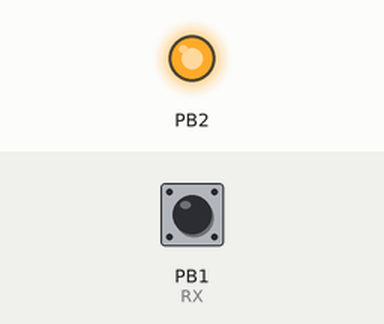
A program run on a simulated ATtiny84, built with avr-gcc and emulated at 8 MHz. Shown: output pins drawn as LEDs (lit = HIGH). Inputs (shaded band) come from the test bench; at power-on: PB1 (RX) HIGH. Pins used as bus, display or sensor lines are not drawn.

Above: at 0.1 s.
Timing chart, 0 to 1.6 s (numbered marks = the images above):
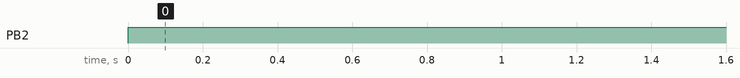

The program:

main.c
```c
#define F_CPU 8000000UL

#include<avr/io.h>
#include<avr/interrupt.h>
#include<util/delay.h>
#include "software_serial.h"

int main()
{
  CLKPR = (1 << CLKPCE);
  CLKPR = (0 << CLKPS3) | (0 << CLKPS2) | (0 << CLKPS1) | (0 << CLKPS0);

  init_serial();

  DDRB |= (1 << PB2);
  PORTB |= (1 << PB2);

  while(1){

    _delay_ms(1000);

    if(can_write())
    {
      send_byte('0');
    }

    if(can_read())
    {
      if(read_byte() == '0')
      {
        PORTB &= ~(1 << PB2);
        _delay_ms(1000);
        PORTB |= (1 << PB2);
      }
    }


  }

  return 0;
}
```

software_serial.c
```c
#include<avr/io.h>
#include<avr/interrupt.h>
#include "software_serial.h"

#include<util/delay.h>

// Fires every CYCLES_PER_BIT number of cycles
ISR(TIM1_OVF_vect) // Transmit timer interrupt
{
  TCNT1 = TIMER_OFFSET; // Set timer to 0

  if(is_transmitting)
  {
    if(current_tx_bit == 0) // Send start bit
    {
      PORTB &= ~(1 << TX);
    }else if(current_tx_bit > 0 && current_tx_bit < 9) // Send appropriate data
    {
      PORTB = (PORTB & ~(1 << TX)) | (((tx_data_byte >> (8 - current_tx_bit)) & 1) << TX);
    }else // Send stop bit
    {
      PORTB |= (1 << TX);
      is_transmitting = 0;
    }

    current_tx_bit ++;
  }else
  {
    current_tx_bit = 0;
    PORTB |= (1 << TX);
  }

}

ISR(TIM0_OVF_vect)
{
  TCNT0 = TIMER_OFFSET_SM;

  if(is_receiving)
  {
    if(current_rx_bit == 0)
    {

      if((PINB >> RX) & 1) // If not start bit then stop
      {
        is_receiving = 0;
        TIMSK0 &= ~(1 << TOIE0); // Turn off interrupt
      }
    }else if(current_rx_bit > 0 && current_rx_bit < 9)
    {
      rx_data_byte |= (((PINB >> RX) & 1) << (8 - current_rx_bit));
    }else
    {
      TIMSK0 &= ~(1 << TOIE0); // Turn off interrupt
      is_receiving = 0;

      if((PINB >> RX) & 1) // If stop bit then we good
      {
        rx_buffer_byte = rx_data_byte;
        rx_data_ready = 1;
      }
    }

    current_rx_bit ++;
  }

}

ISR(PCINT1_vect) // Used to start read phase
{
  if(is_receiving == 0)
  {
    TCNT0 = TIMER_OFFSET_SM + HALF_CYCLE; // First time is half.

    // Set RX timer interrupt
    TIMSK0 |= (1 << TOIE0); // Set overflow interrupt for Timer 0

    is_receiving = 1; // Set reading

    current_rx_bit = 0; // Ensure the counter is correct.

  }
}

uint8_t is_transmitting = 0;
uint8_t is_receiving = 0;
uint8_t current_tx_bit = 0;
uint8_t current_rx_bit = 0;
uint8_t tx_data_byte = 0x00;
uint8_t rx_data_byte = 0x00;
uint8_t rx_data_ready = 0;
uint8_t rx_buffer_byte = 0;

// Initialize the pins, timer and interrupts.
void init_serial()
{
  cli(); // Turn off interrupts

  DDRB |= (1 << TX); // Set TX pin as output
  DDRB &= ~(1 << RX); // Set RX pin as input

  PORTB |= (1 << TX); // Set the TX pin to idle high
  PORTB |= (1 << RX); // Set the RX pull-up

  // Set pin change for RX
  GIMSK |= (1 << PCIE1); // Enable PC interrrupt
  PCMSK1 |= (1 << PCINT9); // Enable RX PC interrupt
  MCUCR |= (0x02 << ISC00); // Enable falling edge PC interrupt

  // Set TX timer interrupt
  TCCR1B |= (CLK_SELECT << CS10); // Set timer clock
  TIMSK1 |= (1 << TOIE1); // Set overflow interrupt for Timer 1
  TCNT1 = TIMER_OFFSET; // Set timer to Intial

  // Turn on clk 0
  TCCR0B |= (CLK_SELECT << CS00); // Set timer clock

  sei(); // Enable interrupts
}

// Send a byte through the serial pins.
void send_byte(uint8_t byte)
{
  tx_data_byte = byte;
  current_tx_bit = 0;
  is_transmitting = 1;
}

// Checks if the serial port has something to read.
uint8_t can_read()
{
  return rx_data_ready;
}

// Reads data if available.
uint8_t read_byte()
{
  rx_data_ready = 0;
  return rx_buffer_byte;
}

// Checks if the serial port can send data.
uint8_t can_write()
{
  return is_transmitting == 0;
}
```

software_serial.h
```c
#ifndef SOFTWARE_SERIAL_H
#define SOFTWARE_SERIAL_H

#define F_CPU 8000000UL
#define BAUD 9600
#define PRESCALAR 8
#define CYCLES_PER_BIT F_CPU / PRESCALAR / BAUD
#define HALF_CYCLE CYCLES_PER_BIT / 2
#define TIMER_OFFSET 65536UL - CYCLES_PER_BIT
#define TIMER_OFFSET_SM 255 - CYCLES_PER_BIT

#define TX PB0
#define RX PB1

#define CLK_SELECT 0x02

extern uint8_t is_transmitting; // Is in the process of sending
extern uint8_t is_receiving; // Is in the process of reading
extern uint8_t current_tx_bit; // Position of tx_data_byte
extern uint8_t current_rx_bit; // Position of rx_data_byte
extern uint8_t tx_data_byte; // Byte to send
extern uint8_t rx_data_byte; // Byte to read to
extern uint8_t rx_data_ready; // Flag if buffer hasn't been read
extern uint8_t rx_buffer_byte; // Stores retrieved value

// Initialize the pins, timer and interrupts.
void init_serial();

// Send a byte through the serial pins.
void send_byte(uint8_t byte);

// Checks if the serial port has something to read.
uint8_t can_read();

// Reads data if available.
uint8_t read_byte();

// Checks if the serial port can send data.
uint8_t can_write();

#endif
```

Measured:
- by itself, PB2: LOW → HIGH at 0.00 s
